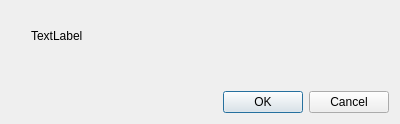
<?xml version="1.0" encoding="UTF-8"?>
<ui version="4.0">
 <class>errorDialog</class>
 <widget class="QDialog" name="errorDialog">
  <property name="geometry">
   <rect>
    <x>0</x>
    <y>0</y>
    <width>400</width>
    <height>124</height>
   </rect>
  </property>
  <property name="windowTitle">
   <string>Dialog</string>
  </property>
  <layout class="QVBoxLayout" name="verticalLayout_3">
   <item>
    <layout class="QVBoxLayout" name="verticalLayout">
     <item>
      <spacer name="verticalSpacer">
       <property name="orientation">
        <enum>Qt::Orientation::Vertical</enum>
       </property>
       <property name="sizeType">
        <enum>QSizePolicy::Policy::Fixed</enum>
       </property>
       <property name="sizeHint" stdset="0">
        <size>
         <width>20</width>
         <height>15</height>
        </size>
       </property>
      </spacer>
     </item>
     <item>
      <layout class="QHBoxLayout" name="horizontalLayout_2">
       <item>
        <spacer name="horizontalSpacer_2">
         <property name="orientation">
          <enum>Qt::Orientation::Horizontal</enum>
         </property>
         <property name="sizeType">
          <enum>QSizePolicy::Policy::Fixed</enum>
         </property>
         <property name="sizeHint" stdset="0">
          <size>
           <width>20</width>
           <height>20</height>
          </size>
         </property>
        </spacer>
       </item>
       <item>
        <widget class="QLabel" name="errorLabel">
         <property name="text">
          <string>TextLabel</string>
         </property>
        </widget>
       </item>
       <item>
        <spacer name="horizontalSpacer_3">
         <property name="orientation">
          <enum>Qt::Orientation::Horizontal</enum>
         </property>
         <property name="sizeType">
          <enum>QSizePolicy::Policy::Fixed</enum>
         </property>
         <property name="sizeHint" stdset="0">
          <size>
           <width>20</width>
           <height>20</height>
          </size>
         </property>
        </spacer>
       </item>
      </layout>
     </item>
     <item>
      <spacer name="verticalSpacer_2">
       <property name="orientation">
        <enum>Qt::Orientation::Vertical</enum>
       </property>
       <property name="sizeType">
        <enum>QSizePolicy::Policy::Fixed</enum>
       </property>
       <property name="sizeHint" stdset="0">
        <size>
         <width>20</width>
         <height>15</height>
        </size>
       </property>
      </spacer>
     </item>
    </layout>
   </item>
   <item>
    <layout class="QVBoxLayout" name="verticalLayout_2">
     <item>
      <spacer name="verticalSpacer_3">
       <property name="orientation">
        <enum>Qt::Orientation::Vertical</enum>
       </property>
       <property name="sizeType">
        <enum>QSizePolicy::Policy::Maximum</enum>
       </property>
       <property name="sizeHint" stdset="0">
        <size>
         <width>20</width>
         <height>50</height>
        </size>
       </property>
      </spacer>
     </item>
     <item>
      <layout class="QHBoxLayout" name="horizontalLayout">
       <item>
        <spacer name="horizontalSpacer">
         <property name="orientation">
          <enum>Qt::Orientation::Horizontal</enum>
         </property>
         <property name="sizeHint" stdset="0">
          <size>
           <width>40</width>
           <height>20</height>
          </size>
         </property>
        </spacer>
       </item>
       <item>
        <widget class="QDialogButtonBox" name="buttonBox">
         <property name="orientation">
          <enum>Qt::Orientation::Horizontal</enum>
         </property>
         <property name="standardButtons">
          <set>QDialogButtonBox::StandardButton::Cancel|QDialogButtonBox::StandardButton::Ok</set>
         </property>
        </widget>
       </item>
      </layout>
     </item>
    </layout>
   </item>
  </layout>
 </widget>
 <resources/>
 <connections>
  <connection>
   <sender>buttonBox</sender>
   <signal>accepted()</signal>
   <receiver>errorDialog</receiver>
   <slot>accept()</slot>
   <hints>
    <hint type="sourcelabel">
     <x>248</x>
     <y>254</y>
    </hint>
    <hint type="destinationlabel">
     <x>157</x>
     <y>274</y>
    </hint>
   </hints>
  </connection>
  <connection>
   <sender>buttonBox</sender>
   <signal>rejected()</signal>
   <receiver>errorDialog</receiver>
   <slot>reject()</slot>
   <hints>
    <hint type="sourcelabel">
     <x>316</x>
     <y>260</y>
    </hint>
    <hint type="destinationlabel">
     <x>286</x>
     <y>274</y>
    </hint>
   </hints>
  </connection>
 </connections>
</ui>
